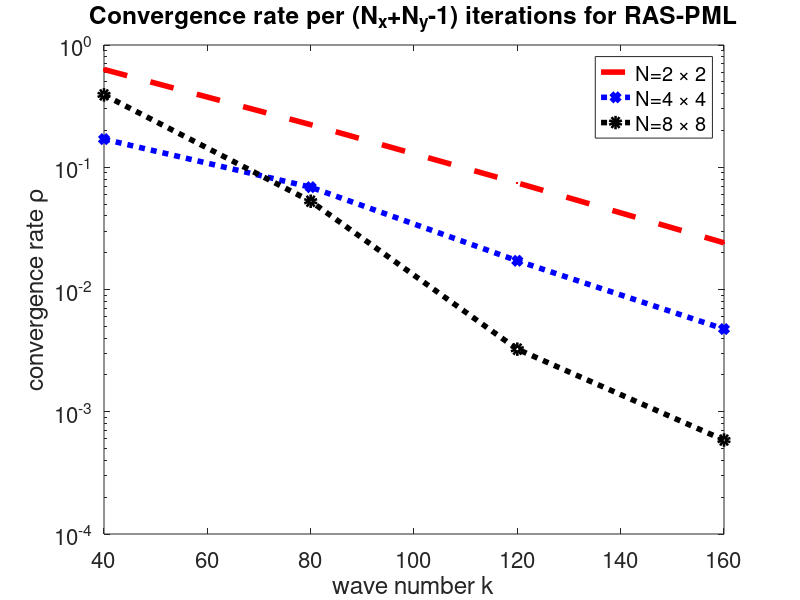

Write the MATLAB code that produced this figure.

res40 = [0.000353957, 0.00042525, 0.000223275, 2.64535e-05, 4.01767e-06, 6.6903e-07, 9.77948e-08, 1.93743e-08, 4.44683e-09, 8.34622e-10, 1.55338e-10, 3.05683e-11, 6.23649e-12, 1.29048e-12, 2.71652e-13, 5.58756e-14, 1.14628e-14, 2.34115e-15, 4.82887e-16, 1.02367e-16]
res80 = [0.000106515, 4.62583e-05, 2.37716e-05, 2.64743e-06, 1.77892e-07, 3.13503e-08, 5.54316e-09, 6.1303e-10, 7.15162e-11, 1.08903e-11, 1.7713e-12, 2.05616e-13, 3.02182e-14, 4.45897e-15, 6.49068e-16, 8.42855e-17]
res120 = [5.24618e-05, 7.82826e-06, 3.90706e-06, 2.1687e-07, 9.64562e-09, 2.97393e-10, 1.51059e-11, 1.36032e-12, 8.10359e-14, 3.2699e-15, 2.12417e-16, 1.80074e-17]
res160 = [3.17282e-05, 1.62744e-06, 7.64826e-07, 1.68059e-08, 4.89497e-10, 9.79528e-12, 2.94836e-13, 7.49059e-15, 2.16531e-16, 5.59635e-18]


ras2=[res40(3)/res40(1),res80(3)/res80(1),res120(3)/res120(1),res160(3)/res160(1) ]

res40 = [0.000353957, 0.000448402, 0.000358137, 0.000334301, 0.000196066, 0.000119867, 6.00733e-05, 2.67075e-05, 1.68103e-05, 1.03087e-05, 4.69225e-06, 2.87021e-06, 1.68086e-06, 9.66357e-07, 5.94291e-07, 3.58736e-07, 2.26309e-07, 1.45802e-07, 8.81407e-08, 5.44266e-08, 3.48296e-08, 2.20479e-08, 1.3954e-08, 8.83263e-09, 5.64158e-09, 3.62639e-09, 2.30446e-09, 1.46244e-09, 9.37608e-10, 6.03346e-10, 3.87852e-10, 2.48833e-10, 1.5971e-10, 1.02794e-10, 6.62202e-11, 4.26309e-11, 2.74288e-11, 1.76344e-11, 1.13306e-11, 7.27667e-12, 4.67153e-12, 3.00003e-12, 1.92812e-12, 1.23994e-12, 7.97492e-13, 5.12856e-13, 3.29784e-13, 2.12057e-13, 1.36349e-13, 8.76709e-14, 5.63773e-14, 3.62555e-14, 2.3314e-14, 1.49907e-14, 9.63819e-15, 6.19682e-15, 3.98411e-15, 2.56173e-15, 1.64764e-15, 1.05974e-15, 6.81841e-16, 4.38882e-16, 2.82102e-16]
res80 = [0.000106515, 4.69523e-05, 3.73398e-05, 3.33179e-05, 1.94426e-05, 1.19259e-05, 7.31673e-06, 1.2911e-06, 6.15525e-07, 3.04937e-07, 1.14774e-07, 7.01081e-08, 4.11696e-08, 1.07904e-08, 5.7341e-09, 2.79454e-09, 1.0203e-09, 6.11463e-10, 2.8994e-10, 1.0211e-10, 5.30099e-11, 2.38707e-11, 1.00191e-11, 5.34115e-12, 2.22946e-12, 9.72991e-13, 5.13468e-13, 2.13127e-13, 9.45642e-14, 4.84528e-14, 2.04569e-14, 9.66396e-15, 4.70043e-15, 1.99737e-15, 1.00536e-15, 4.7731e-16, 1.89566e-16, 9.36634e-17]
res120 = [5.24618e-05, 7.93442e-06, 6.38426e-06, 5.67315e-06, 3.44733e-06, 1.84198e-06, 9.01138e-07, 9.00398e-08, 3.34327e-08, 1.51232e-08, 4.77337e-09, 2.27987e-09, 7.36207e-10, 1.33834e-10, 4.56067e-11, 1.63765e-11, 5.83663e-12, 2.22562e-12, 5.64866e-13, 1.54664e-13, 4.84641e-14, 1.74533e-14, 6.34299e-15, 2.34018e-15, 6.69848e-16, 1.83274e-16, 6.0576e-17, 2.1785e-17]
res160 = [3.17282e-05, 1.64604e-06, 1.32399e-06, 1.18285e-06, 6.87071e-07, 3.63389e-07, 1.50681e-07, 7.3588e-09, 3.03958e-09, 8.52839e-10, 1.72817e-10, 5.45406e-11, 1.71029e-11, 2.16136e-12, 9.15386e-13, 3.38842e-13, 4.49975e-14, 9.01963e-15, 3.24234e-15, 6.04823e-16, 1.13401e-16, 3.55647e-17, 8.7885e-18]


ras4=[res40(7)/res40(1),res80(7)/res80(1),res120(7)/res120(1),res160(7)/res160(1) ]



res40 = [0.000353903, 0.00049699, 0.000490924, 0.000512798, 0.000560676, 0.000628884, 0.000723109, 0.000823375, 0.000828552, 0.000785081, 0.000653939, 0.00044901, 0.000275806, 0.000173913, 0.000138301, 0.000129808, 0.000118977, 0.000107351, 9.27707e-05, 7.52701e-05, 6.6737e-05, 6.38705e-05, 5.92419e-05, 4.97141e-05, 3.84024e-05, 3.16895e-05, 3.01704e-05, 2.92373e-05, 2.86192e-05, 2.61897e-05, 2.2921e-05, 2.10383e-05, 2.07159e-05, 2.04686e-05, 1.96148e-05, 1.82373e-05, 1.6882e-05, 1.60732e-05, 1.57182e-05, 1.53253e-05, 1.46143e-05, 1.38543e-05, 1.31444e-05, 1.27584e-05, 1.24368e-05, 1.20458e-05, 1.15278e-05, 1.10307e-05, 1.06053e-05, 1.02851e-05, 9.98488e-06, 9.63608e-06, 9.25973e-06, 8.88873e-06, 8.57562e-06, 8.29901e-06, 8.03682e-06, 7.74717e-06, 7.4558e-06, 7.17566e-06, 6.92782e-06, 6.69751e-06, 6.47117e-06, 6.23859e-06, 6.00899e-06, 5.79422e-06, 5.5938e-06, 5.40431e-06, 5.21573e-06, 5.03013e-06, 4.84883e-06, 4.67831e-06, 4.51579e-06, 4.36e-06, 4.20683e-06, 4.05742e-06, 3.9132e-06, 3.77569e-06, 3.64431e-06, 3.51714e-06, 3.39355e-06, 3.27329e-06, 3.15783e-06, 3.04694e-06, 2.94059e-06, 2.83749e-06, 2.73769e-06, 2.64104e-06, 2.54813e-06, 2.45875e-06, 2.37262e-06, 2.28935e-06, 2.20878e-06, 2.13103e-06, 2.0561e-06, 1.98398e-06, 1.91435e-06, 1.84712e-06, 1.78213e-06, 1.71947e-06, 1.65905e-06, 1.60082e-06, 1.5446e-06, 1.49033e-06, 1.43793e-06, 1.38739e-06, 1.33865e-06, 1.29164e-06, 1.24628e-06, 1.20248e-06, 1.16022e-06, 1.11944e-06, 1.08012e-06, 1.04218e-06, 1.00557e-06, 9.70231e-07, 9.36137e-07, 9.03244e-07, 8.71513e-07, 8.40897e-07, 8.11352e-07, 7.82843e-07, 7.55335e-07, 7.28798e-07, 7.03193e-07, 6.78489e-07, 6.54649e-07, 6.31647e-07, 6.09454e-07, 5.88041e-07, 5.67381e-07, 5.47447e-07, 5.28212e-07, 5.09653e-07, 4.91747e-07, 4.74469e-07, 4.578e-07, 4.41715e-07, 4.26195e-07, 4.11221e-07, 3.96773e-07, 3.82832e-07, 3.69382e-07, 3.56404e-07, 3.43882e-07, 3.31799e-07, 3.20142e-07, 3.08894e-07, 2.98041e-07, 2.87569e-07, 2.77466e-07, 2.67717e-07, 2.58311e-07, 2.49235e-07, 2.40478e-07, 2.32029e-07, 2.23877e-07, 2.16011e-07, 2.08422e-07, 2.01099e-07, 1.94033e-07, 1.87216e-07, 1.80638e-07, 1.74292e-07, 1.68168e-07, 1.62259e-07, 1.56558e-07, 1.51058e-07, 1.4575e-07, 1.4063e-07, 1.35689e-07, 1.30921e-07, 1.26321e-07, 1.21883e-07, 1.17601e-07, 1.13469e-07, 1.09482e-07, 1.05636e-07, 1.01924e-07, 9.83431e-08, 9.48878e-08, 9.1554e-08, 8.83373e-08, 8.52336e-08, 8.22389e-08, 7.93495e-08, 7.65616e-08, 7.38716e-08, 7.12762e-08, 6.87719e-08, 6.63556e-08, 6.40242e-08, 6.17748e-08, 5.96043e-08, 5.75102e-08, 5.54896e-08, 5.354e-08, 5.16588e-08, 4.98438e-08, 4.80926e-08, 4.64029e-08]
res80 = [0.000106515, 8.45039e-05, 7.59053e-05, 7.22627e-05, 7.08297e-05, 7.11203e-05, 7.20798e-05, 6.89781e-05, 3.89311e-05, 2.53272e-05, 1.94882e-05, 1.58025e-05, 1.26926e-05, 8.95959e-06, 5.61758e-06, 3.7531e-06, 2.7396e-06, 2.2513e-06, 1.91008e-06, 1.51277e-06, 1.07512e-06, 7.40584e-07, 5.54274e-07, 4.25734e-07, 3.17871e-07, 2.25973e-07, 1.51808e-07, 1.09692e-07, 9.36475e-08, 8.1615e-08, 6.74655e-08, 5.23753e-08, 3.93399e-08, 3.10291e-08, 2.55606e-08, 1.97744e-08, 1.39824e-08, 9.81205e-09, 7.71601e-09, 6.74994e-09, 5.7246e-09, 4.3241e-09, 2.8952e-09, 1.84991e-09, 1.36729e-09, 1.24973e-09, 1.15374e-09, 9.65964e-10, 7.42256e-10, 5.61377e-10, 4.42806e-10, 3.55702e-10, 2.7364e-10, 1.95836e-10, 1.37807e-10, 1.09052e-10, 9.6049e-11, 8.21613e-11, 6.38394e-11, 4.47307e-11, 2.98535e-11, 2.212e-11, 1.92248e-11, 1.69541e-11, 1.40165e-11, 1.10265e-11, 8.69393e-12, 7.03883e-12, 5.62517e-12, 4.21285e-12, 2.91701e-12, 1.99093e-12, 1.55509e-12, 1.39419e-12, 1.23063e-12, 9.93017e-13, 7.32355e-13, 5.17283e-13, 3.82496e-13, 3.0945e-13, 2.57868e-13, 2.09873e-13, 1.68214e-13, 1.36856e-13, 1.12487e-13, 8.95421e-14, 6.63944e-14, 4.54575e-14, 3.05235e-14, 2.34494e-14, 2.10314e-14, 1.88697e-14, 1.56849e-14, 1.20825e-14, 8.93537e-15, 6.67068e-15, 5.15571e-15, 4.05303e-15, 3.18991e-15, 2.55499e-15, 2.1185e-15, 1.77385e-15, 1.42981e-15, 1.07294e-15, 7.45971e-16, 5.0452e-16, 3.76526e-16, 3.25837e-16, 2.90939e-16, 2.46943e-16, 1.97453e-16, 1.51907e-16, 1.15288e-16, 8.7191e-17]
res120 = [5.24618e-05, 2.03517e-05, 1.80335e-05, 1.67867e-05, 1.60193e-05, 1.56917e-05, 1.56449e-05, 1.3873e-05, 6.17475e-06, 3.18217e-06, 1.74045e-06, 9.67682e-07, 4.15929e-07, 2.35849e-07, 1.70475e-07, 1.2277e-07, 8.29504e-08, 5.04869e-08, 2.77253e-08, 1.25342e-08, 6.60034e-09, 4.13792e-09, 2.82136e-09, 1.72828e-09, 1.00125e-09, 6.61916e-10, 4.76742e-10, 3.34614e-10, 2.11958e-10, 1.27936e-10, 7.69021e-11, 4.67023e-11, 2.91446e-11, 1.83447e-11, 1.15663e-11, 7.46058e-12, 4.9667e-12, 3.41232e-12, 2.34073e-12, 1.53455e-12, 9.71e-13, 6.03822e-13, 3.73603e-13, 2.31306e-13, 1.439e-13, 9.12481e-14, 5.94154e-14, 3.95583e-14, 2.65832e-14, 1.77915e-14, 1.17094e-14, 7.53988e-15, 4.77447e-15, 2.99816e-15, 1.8805e-15, 1.18583e-15, 7.56881e-16, 4.91574e-16, 3.24063e-16, 2.14792e-16, 1.41942e-16, 9.29706e-17, 6.0193e-17, 3.85521e-17]
res160 = [3.17282e-05, 5.30348e-06, 4.69964e-06, 4.40618e-06, 4.1934e-06, 4.07868e-06, 4.00177e-06, 3.17582e-06, 1.16924e-06, 5.92607e-07, 3.39814e-07, 2.24283e-07, 1.01383e-07, 4.48428e-08, 1.86142e-08, 8.69461e-09, 4.98123e-09, 3.09444e-09, 1.76095e-09, 9.14101e-10, 3.94587e-10, 1.81767e-10, 1.06507e-10, 5.68963e-11, 2.90106e-11, 1.52368e-11, 7.61665e-12, 3.87946e-12, 2.18255e-12, 1.15514e-12, 5.86272e-13, 3.14967e-13, 1.64087e-13, 8.85293e-14, 4.73217e-14, 2.4496e-14, 1.32064e-14, 6.69487e-15, 3.51708e-15, 1.93923e-15, 1.00446e-15, 5.36165e-16, 2.88599e-16, 1.49401e-16, 8.09677e-17, 4.39799e-17, 2.25529e-17]


ras8=[res40(15)/res40(1),res80(15)/res80(1),res120(15)/res120(1),res160(15)/res160(1) ]



semilogy([40,80,120,160], ras2,'r--.','DisplayName','N=2 \times 2','LineWidth',4)
hold on
semilogy([40,80,120,160], ras4,'b:x','DisplayName','N=4 \times 4','LineWidth',4)
semilogy([40,80,120,160], ras8,'k:o','DisplayName','N=8 \times 8','LineWidth',4)

legend('show');

xlabel('wave number k');
ylabel('convergence rate \rho');
title('Convergence rate per (N_x+N_y-1) iterations for RAS-PML');
set(gca,'FontSize',16);
hold off
